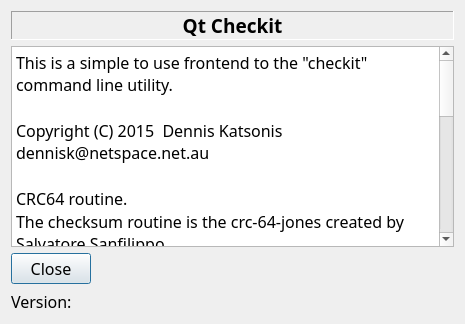
<?xml version="1.0" encoding="UTF-8"?>
<ui version="4.0">
 <class>Dialog</class>
 <widget class="QDialog" name="Dialog">
  <property name="geometry">
   <rect>
    <x>0</x>
    <y>0</y>
    <width>465</width>
    <height>324</height>
   </rect>
  </property>
  <property name="font">
   <font>
    <family>Abyssinica SIL</family>
    <pointsize>12</pointsize>
   </font>
  </property>
  <property name="windowTitle">
   <string>Dialog</string>
  </property>
  <layout class="QFormLayout" name="formLayout_2">
   <item row="0" column="0" colspan="2">
    <widget class="QLabel" name="label">
     <property name="font">
      <font>
       <family>Sans Serif</family>
       <pointsize>14</pointsize>
       <weight>75</weight>
       <bold>true</bold>
      </font>
     </property>
     <property name="frameShape">
      <enum>QFrame::Panel</enum>
     </property>
     <property name="frameShadow">
      <enum>QFrame::Sunken</enum>
     </property>
     <property name="text">
      <string>Qt Checkit</string>
     </property>
     <property name="alignment">
      <set>Qt::AlignCenter</set>
     </property>
    </widget>
   </item>
   <item row="2" column="0">
    <widget class="QPushButton" name="pushButton">
     <property name="text">
      <string>Close</string>
     </property>
    </widget>
   </item>
   <item row="1" column="0" colspan="2">
    <widget class="QTextBrowser" name="textBrowser">
     <property name="html">
      <string>&lt;!DOCTYPE HTML PUBLIC &quot;-//W3C//DTD HTML 4.0//EN&quot; &quot;http://www.w3.org/TR/REC-html40/strict.dtd&quot;&gt;
&lt;html&gt;&lt;head&gt;&lt;meta name=&quot;qrichtext&quot; content=&quot;1&quot; /&gt;&lt;style type=&quot;text/css&quot;&gt;
p, li { white-space: pre-wrap; }
&lt;/style&gt;&lt;/head&gt;&lt;body style=&quot; font-family:'Abyssinica SIL'; font-size:12pt; font-weight:400; font-style:normal;&quot;&gt;
&lt;p style=&quot; margin-top:0px; margin-bottom:0px; margin-left:0px; margin-right:0px; -qt-block-indent:0; text-indent:0px;&quot;&gt;This is a simple to use frontend to the &amp;quot;checkit&amp;quot; command line utility.&lt;/p&gt;
&lt;p style=&quot;-qt-paragraph-type:empty; margin-top:0px; margin-bottom:0px; margin-left:0px; margin-right:0px; -qt-block-indent:0; text-indent:0px;&quot;&gt;&lt;br /&gt;&lt;/p&gt;
&lt;p style=&quot; margin-top:0px; margin-bottom:0px; margin-left:0px; margin-right:0px; -qt-block-indent:0; text-indent:0px;&quot;&gt;Copyright (C) 2015  Dennis Katsonis dennisk@netspace.net.au&lt;/p&gt;
&lt;p style=&quot;-qt-paragraph-type:empty; margin-top:0px; margin-bottom:0px; margin-left:0px; margin-right:0px; -qt-block-indent:0; text-indent:0px;&quot;&gt;&lt;br /&gt;&lt;/p&gt;
&lt;p style=&quot; margin-top:0px; margin-bottom:0px; margin-left:0px; margin-right:0px; -qt-block-indent:0; text-indent:0px;&quot;&gt;CRC64 routine.&lt;/p&gt;
&lt;p style=&quot; margin-top:0px; margin-bottom:0px; margin-left:0px; margin-right:0px; -qt-block-indent:0; text-indent:0px;&quot;&gt;The checksum routine is the crc-64-jones created by Salvatore Sanfilippo.&lt;/p&gt;
&lt;p style=&quot;-qt-paragraph-type:empty; margin-top:0px; margin-bottom:0px; margin-left:0px; margin-right:0px; -qt-block-indent:0; text-indent:0px;&quot;&gt;&lt;br /&gt;&lt;/p&gt;
&lt;p style=&quot;-qt-paragraph-type:empty; margin-top:0px; margin-bottom:0px; margin-left:0px; margin-right:0px; -qt-block-indent:0; text-indent:0px;&quot;&gt;&lt;br /&gt;&lt;/p&gt;
&lt;p style=&quot; margin-top:0px; margin-bottom:0px; margin-left:0px; margin-right:0px; -qt-block-indent:0; text-indent:0px;&quot;&gt; This program is free software: you can redistribute it and/or modify  it under the terms of the GNU General Public License as published by the Free Software Foundation, either version 3 of the License, or (at your option) any later version.&lt;/p&gt;
&lt;p style=&quot;-qt-paragraph-type:empty; margin-top:0px; margin-bottom:0px; margin-left:0px; margin-right:0px; -qt-block-indent:0; text-indent:0px;&quot;&gt;&lt;br /&gt;&lt;/p&gt;
&lt;p style=&quot; margin-top:0px; margin-bottom:0px; margin-left:0px; margin-right:0px; -qt-block-indent:0; text-indent:0px;&quot;&gt; This program is distributed in the hope that it will be useful, but WITHOUT ANY WARRANTY; without even the implied warranty of MERCHANTABILITY or FITNESS FOR A PARTICULAR PURPOSE.  See the GNU General Public License for more details.&lt;/p&gt;
&lt;p style=&quot;-qt-paragraph-type:empty; margin-top:0px; margin-bottom:0px; margin-left:0px; margin-right:0px; -qt-block-indent:0; text-indent:0px;&quot;&gt;&lt;br /&gt;&lt;/p&gt;
&lt;p style=&quot; margin-top:0px; margin-bottom:0px; margin-left:0px; margin-right:0px; -qt-block-indent:0; text-indent:0px;&quot;&gt; You should have received a copy of the GNU General Public License along with this program.  If not, see &amp;lt;http://www.gnu.org/licenses/&amp;gt;.&lt;/p&gt;
&lt;p style=&quot;-qt-paragraph-type:empty; margin-top:0px; margin-bottom:0px; margin-left:0px; margin-right:0px; -qt-block-indent:0; text-indent:0px;&quot;&gt;&lt;br /&gt;&lt;/p&gt;&lt;/body&gt;&lt;/html&gt;</string>
     </property>
    </widget>
   </item>
   <item row="3" column="0">
    <widget class="QLabel" name="label_2">
     <property name="text">
      <string>Version:</string>
     </property>
    </widget>
   </item>
   <item row="3" column="1">
    <widget class="QLabel" name="versionLabel">
     <property name="text">
      <string/>
     </property>
    </widget>
   </item>
  </layout>
 </widget>
 <resources/>
 <connections>
  <connection>
   <sender>pushButton</sender>
   <signal>clicked()</signal>
   <receiver>Dialog</receiver>
   <slot>accept()</slot>
   <hints>
    <hint type="sourcelabel">
     <x>63</x>
     <y>245</y>
    </hint>
    <hint type="destinationlabel">
     <x>115</x>
     <y>291</y>
    </hint>
   </hints>
  </connection>
 </connections>
</ui>
